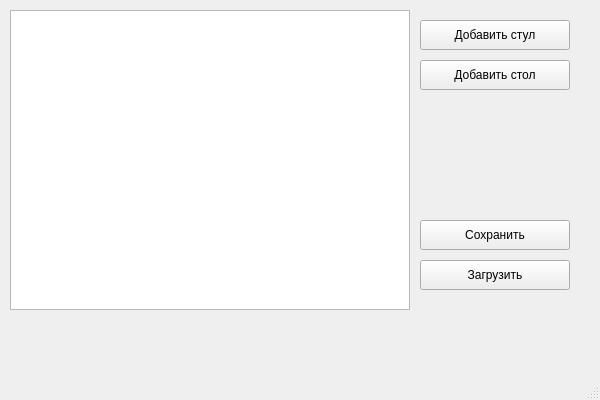
<?xml version="1.0" encoding="UTF-8"?>
<ui version="4.0">
 <class>MainWindow</class>
 <widget class="QMainWindow" name="MainWindow">
  <property name="geometry">
   <rect>
    <x>0</x>
    <y>0</y>
    <width>600</width>
    <height>400</height>
   </rect>
  </property>
  <property name="windowTitle">
   <string>Furniture Planner</string>
  </property>
  <widget class="QWidget" name="centralwidget">
   <widget class="QGraphicsView" name="graphicsView">
    <property name="geometry">
     <rect>
      <x>10</x>
      <y>10</y>
      <width>400</width>
      <height>300</height>
     </rect>
    </property>
   </widget>
   <widget class="QPushButton" name="btnAddChair">
    <property name="geometry">
     <rect>
      <x>420</x>
      <y>20</y>
      <width>150</width>
      <height>30</height>
     </rect>
    </property>
    <property name="text">
     <string>Добавить стул</string>
    </property>
   </widget>
   <widget class="QPushButton" name="btnSave">
    <property name="geometry">
     <rect>
      <x>420</x>
      <y>220</y>
      <width>150</width>
      <height>30</height>
     </rect>
    </property>
    <property name="text">
     <string>Сохранить</string>
    </property>
   </widget>
   <widget class="QPushButton" name="btnLoad">
    <property name="geometry">
     <rect>
      <x>420</x>
      <y>260</y>
      <width>150</width>
      <height>30</height>
     </rect>
    </property>
    <property name="text">
     <string>Загрузить</string>
    </property>
   </widget>
   <widget class="QPushButton" name="btnAddChair_2">
    <property name="geometry">
     <rect>
      <x>420</x>
      <y>60</y>
      <width>150</width>
      <height>30</height>
     </rect>
    </property>
    <property name="text">
     <string>Добавить стол</string>
    </property>
   </widget>
  </widget>
  <widget class="QMenuBar" name="menubar">
   <property name="geometry">
    <rect>
     <x>0</x>
     <y>0</y>
     <width>600</width>
     <height>26</height>
    </rect>
   </property>
  </widget>
  <widget class="QStatusBar" name="statusbar"/>
 </widget>
 <resources/>
 <connections/>
</ui>
